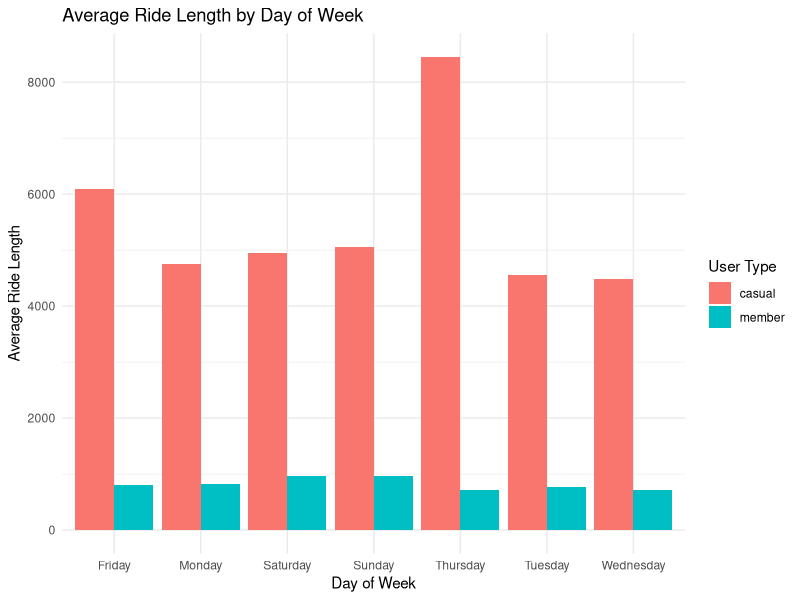

Source code (R):
## ---- chunk 1
library(readr)
counts <- read_csv("counts.csv")
## ---- chunk 2
library(ggplot2)
library(dplyr)

counts %>%
  group_by(day_of_week, member_casual) %>%
  summarise(mean_ride_length = mean(ride_length, na.rm = TRUE)) %>%
  ggplot(aes(
    x = day_of_week,
    y = mean_ride_length,
    fill = member_casual
  )) +
  geom_col(position = "dodge") +
  labs(
    title = "Average Ride Length by Day of Week",
    x = "Day of Week",
    y = "Average Ride Length",
    fill = "User Type"
  ) +
  theme_minimal()

